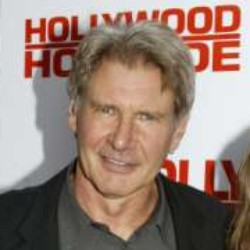
#> input picture rlpatch/models/Harrison_Ford_0012.jpg, 250 x 250 px
$ python -i stick.py   (imports and definitions only)   (older library calls are emulated)
#> lines starting #> are read from the running program, lines starting #| are printed output that depends on the picture
from PIL import Image
import numpy as np
import cv2
from matplotlib import pyplot as plt
import torch
#import feature

def transparent_back(pic_path):    # make jpg picture's background transparent(png)
#> called with pic_path = '../models/Harrison_Ford_0012.jpg'
    img = cv2.imread(pic_path)     # array
#> img is the input picture: shape (250, 250, 3); mean B, G, R 117, 127.9, 150.2
    sticker = Image.open(pic_path) # image
    W,H = sticker.size
#> W = 250; H = 250
    #print(W,H)
    mask = np.zeros(img.shape[:2],np.uint8)

    #----------提取前景-------------
    bgdModel = np.zeros((1,65),np.float64)
    fgdModel = np.zeros((1,65),np.float64)
    rect = (1,1,450,450)
    # 函数的返回值是更新的 mask, bgdModel, fgdModel
    cv2.grabCut(img,mask,rect,bgdModel,fgdModel,5,cv2.GC_INIT_WITH_RECT) # 提取前景
    #print(mask)
    mask2 = np.where((mask==2)|(mask==0),0,1).astype('uint8').transpose()# 前景为1，背景为0
    print('mask2 = ',mask2.shape)
#| mask2 =  (250, 250)

    #print(mask2[200][200])
    sticker = sticker.convert('RGBA')
#> sticker: PIL image 250x250 RGBA
    for i in range(W):
        for j in range(H):
            color_1 = sticker.getpixel((i,j))
            if(mask2[i][j]==0):   #背景transparent
                color_1 = color_1[:-1] + (0,)
                sticker.putpixel((i,j),color_1)
            else:
                color_1 = color_1[:-1] + (255,)
                sticker.putpixel((i,j),color_1)
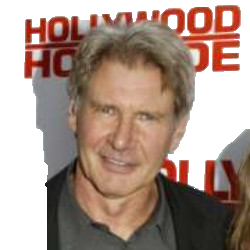
#> sticker: PIL image 250x250 RGBA; mean R, G, B, A 150.2, 127.9, 117, 177.1; transparent parts drawn white
    sticker.show()
    sticker.save(pic_path[:-3]+'png')

# [103 lines left out: functions make_stick2, change_sticker, make_basemap, make_masktensor, create_space, collect_index, not called in this run]

# [6 lines not run here, left out]
    # [46 lines of commented-out code are left out]

>>> result = transparent_back('../models/Harrison_Ford_0012.jpg')
